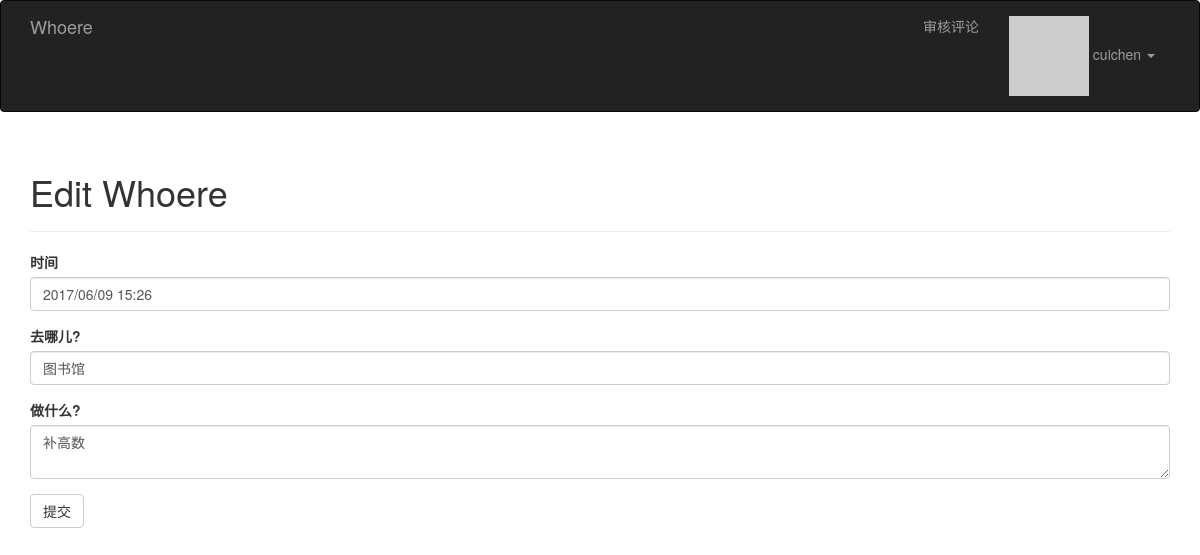
Screenshot of /edit/1 (signed in) with the database file from the repository.
### app/models.py (models this page shows, shortened)
class User(UserMixin, db.Model):
    __tablename__ = 'users'
    id = db.Column(db.Integer, primary_key=True)
    email = db.Column(db.String(64), unique=True, index=True)
    username = db.Column(db.String(64), unique=True, index=True)
    role_id = db.Column(db.Integer, db.ForeignKey('roles.id'))
    password_hash = db.Column(db.String(128))
    confirmed = db.Column(db.Boolean, default=False)
    name = db.Column(db.String(64))
    location = db.Column(db.String(64))
    about_me = db.Column(db.Text())
    member_since = db.Column(db.DateTime(), default=datetime.utcnow)
    last_seen = db.Column(db.DateTime(), default=datetime.utcnow)
    avatar_hash = db.Column(db.String(32))
    posts = db.relationship('Post', backref='author', lazy='dynamic')
    followed = db.relationship('Follow',
                               foreign_keys=[Follow.follower_id],
                               backref=db.backref('follower', lazy='joined'),
                               lazy='dynamic',
                               cascade='all, delete-orphan')
    followers = db.relationship('Follow',
                                foreign_keys=[Follow.followed_id],
                                backref=db.backref('followed', lazy='joined'),
                                lazy='dynamic',
                                cascade='all, delete-orphan')
    comments = db.relationship('Comment', backref='author', lazy='dynamic')
    @property
    def password(self):
        raise AttributeError('password is not a readable attribute')
    def can(self, permissions):
        return self.role is not None and \
            (self.role.permissions & permissions) == permissions
    def ping(self):
        self.last_seen = datetime.utcnow()
        db.session.add(self)
    def gravatar(self, size=100, default='identicon', rating='g'):
        if request.is_secure:
            url = 'https://secure.gravatar.com/avatar'
        else:
            url = 'http://www.gravatar.com/avatar'
        hash = self.avatar_hash or hashlib.md5(
            self.email.encode('utf-8')).hexdigest()
        return '{url}/{hash}?s={size}&d={default}&r={rating}'.format(
            url=url, hash=hash, size=size, default=default, rating=rating)

class Post(db.Model):
    __tablename__ = 'posts'
    id = db.Column(db.Integer, primary_key=True)
    body = db.Column(db.Text)
    body_html = db.Column(db.Text)
    timestamp = db.Column(db.DateTime, index=True, default=datetime.utcnow)
    author_id = db.Column(db.Integer, db.ForeignKey('users.id'))
    date = db.Column(db.DateTime)
    location = db.Column(db.Text)
    comments = db.relationship('Comment', backref='post', lazy='dynamic')

### app/main/views.py (the view, shortened to what this page needs)
@main.route('/edit/<int:id>', methods=['GET', 'POST'])
@login_required
def edit(id):
    post = Post.query.get_or_404(id)
    if current_user != post.author and \
            not current_user.can(Permission.ADMINISTER):
        abort(403)
    form = PostForm()
    form.date.data = post.date
    form.location.data = post.location
    form.body.data = post.body
    return render_template('edit_post.html', form=form)

### app/main/forms.py
class PostForm(FlaskForm):
    date = DateTimeField(u'时间', format='%Y/%m/%d %H:%M')
    location = StringField(u'去哪儿?', validators=[Required()])
    body = PageDownField(u"做什么?", validators=[Required()])
    submit = SubmitField(u'提交')

### app/auth/views.py (called while the page is built)
@auth.before_app_request
def before_request():
    if current_user.is_authenticated:
        current_user.ping()
        if not current_user.confirmed \
                and request.endpoint \
                and request.endpoint[:5] != 'auth.' \
                and request.endpoint != 'static':
            return redirect(url_for('auth.unconfirmed'))

### app/main/__init__.py (called while the page is built)
@main.app_context_processor
def inject_permissions():
    return dict(Permission=Permission)

### app/main/views.py (called while the page is built)
@main.after_app_request
def after_request(response):
    for query in get_debug_queries():
        if query.duration >= current_app.config['WHOERE_SLOW_DB_QUERY_TIME']:
            current_app.logger.warning(
                'Slow query: %s\nParameters: %s\nDuration: %fs\nContext: %s\n'
                % (query.statement, query.parameters, query.duration,
                   query.context))
    return response

### app/models.py (called while the page is built)
@login_manager.user_loader
def load_user(user_id):
    return User.query.get(int(user_id))

### app/templates/edit_post.html (shortened to what this page needs)
{% extends "base.html" %}
{% import "bootstrap/wtf.html" as wtf %}
{% block page_content %}
<div class="page-header">
    <h1>Edit Whoere</h1>
</div>
<div>
    {{ wtf.quick_form(form) }}
</div>
{% endblock %}

### app/templates/base.html (shortened to what this page needs)
{% extends "bootstrap/base.html" %}
{% block head %}
{{ super() }}
<link rel="stylesheet" type="text/css" href="{{ url_for('static', filename='styles.css') }}">
{% endblock %}
{% block navbar %}
<div class="navbar navbar-inverse" role="navigation">
    <div class="container">
        <div class="navbar-header">
            <a class="navbar-brand" href="{{ url_for('main.index') }}"> Whoere </a>
        </div>
        <div class="navbar-collapse collapse">
            <ul class="nav navbar-nav navbar-right">
                {% if current_user.can(Permission.MODERATE_COMMENTS) %}
                <li><a href="{{ url_for('main.moderate') }}">审核评论</a></li>
                {% endif %}
                {% if current_user.is_authenticated %}
                <li class="dropdown">
                    <a href="#" class="dropdown-toggle" data-toggle="dropdown">
                        <img src="{{ current_user.gravatar(size=18) }}">
                        {{current_user.username}} <b class="caret"></b>
                    </a>
                </li>
                {% else %}
                <li><a href="{{ url_for('auth.login') }}">登录</a></li>
                {% endif %}
            </ul>
        </div>
    </div>
</div>
{% endblock %}
{% block content %}
<div class="container">
    {% block page_content %}{% endblock %}
</div>
{% endblock %}

### rows the page displays
User: username "cuichen"
Post: date "2017/06/09 15:26", location "图书馆", body "补高数"
